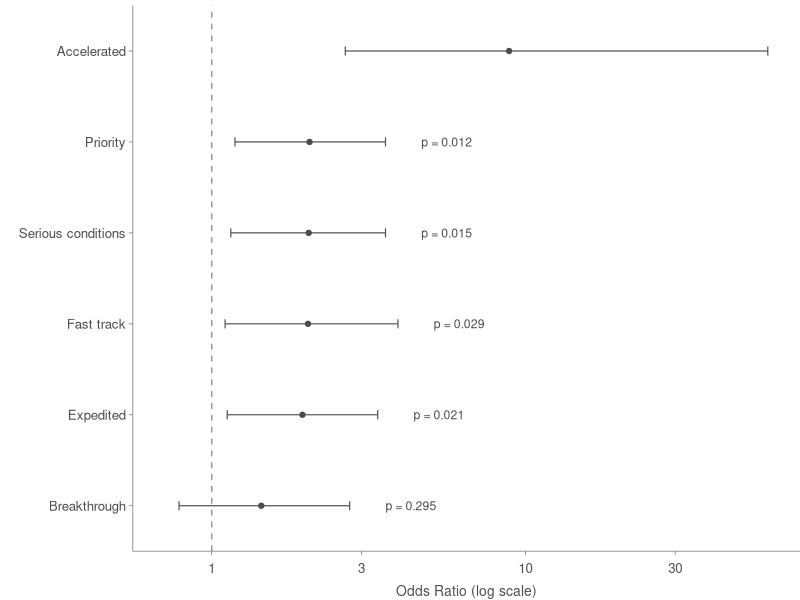

Reproduce this figure in R.
library("cowplot")
library("ggsci")
library(forcats)
library(ggplot2)
library("tidyverse")
library(epitools)
library(ggpubr)

font = "Helvetica"

data_in <- read_csv("./results/2013-2022_approvals_GE_prec_cur.csv")

data  <- subset(data_in, hasAnyGE != "NA")  

# Create boolean columns with Review status type and disease type
data$Accelerated <- grepl("A", data$reviewType)
data$Priority <- grepl("P", data$reviewType)
data$Breakthrough <- grepl("B", data$reviewType)
data$Fast_track <- grepl("F", data$reviewType)
data$Expedited <- !(grepl("^S$|^S,O$", data$reviewType))
data$Serious <- grepl("Serious", data$diseaseClass)

# Create 2x2 contingency tables with "hasAnyGE" values as rows and the review status or disease type as columns
table_data_A <- table(data$hasAnyGE, data$Accelerated)
table_data_P <- table(data$hasAnyGE, data$Priority)
table_data_B <- table(data$hasAnyGE, data$Breakthrough)
table_data_F <- table(data$hasAnyGE, data$Fast_track)
table_data_E <- table(data$hasAnyGE, data$Expedited)
table_data_Serious <- table(data$hasAnyGE, data$Serious)

# Rename 2x2 contingency tables
colnames(table_data_A) <- c("", "Accelerated")
rownames(table_data_A) <- c("no_GE", "has_GE")

colnames(table_data_P) <- c("", "Priority")
rownames(table_data_P) <- c("no_GE", "has_GE")

colnames(table_data_B) <- c("", "Breakthrough")
rownames(table_data_B) <- c("no_GE", "has_GE")

colnames(table_data_F) <- c("", "Fast track")
rownames(table_data_F) <- c("no_GE", "has_GE")

colnames(table_data_E) <- c("", "Expedited")
rownames(table_data_E) <- c("no_GE", "has_GE")

colnames(table_data_Serious) <- c("", "Serious conditions")
rownames(table_data_Serious) <- c("no_GE", "has_GE")

# # Merge 2x2 contingency tables
# list_of_matrix_to_merge <- lapply(list(
#   table_data_A, 
#   table_data_P,
#   table_data_B,
#   table_data_F,
#   table_data_E,
#   table_data_Serious), as.data.frame.matrix)
# merged_tibble <- do.call(cbind, list_of_matrix_to_merge)

# write.csv(merged_tibble, file = "./results/OR_2x2.csv", row.names = TRUE)


# Calculate odds ratios
odds_ratio_df <- function(table_data) {
  odds_ratio_result <- oddsratio(table_data)
  
  # Extract estimate, lower, and upper values
  odds_ratio_estimate <- odds_ratio_result$measure[2, 1]
  odds_ratio_lower <- odds_ratio_result$measure[2, 2]
  odds_ratio_upper <- odds_ratio_result$measure[2, 3]
  
  # Extract midp.exact, fisher.exact, and chi.square p-values
  midp_p_value <- odds_ratio_result$p.value[2, 1]
  fisher_p_value <- odds_ratio_result$p.value[2, 2]
  chi_square_p_value <- odds_ratio_result$p.value[2, 3]
  
  # Create data frame with odds ratio results
  odds_ratio_df <- data.frame(table_data = paste(rev(colnames(table_data)), collapse = ""),
                               estimate = odds_ratio_estimate,
                               lower = odds_ratio_lower,
                               upper = odds_ratio_upper,
                               midp_p_value = midp_p_value,
                               fisher_p_value = fisher_p_value,
                               chi_square_p_value = chi_square_p_value,
                               stringsAsFactors = FALSE)
  
  # Return data frame
  return(odds_ratio_df)
}

# Calculate odds ratio and extract values for each table
odds_ratio_A <- odds_ratio_df(table_data_A)
odds_ratio_P <- odds_ratio_df(table_data_P)
odds_ratio_B <- odds_ratio_df(table_data_B)
odds_ratio_F <- odds_ratio_df(table_data_F)
odds_ratio_E <- odds_ratio_df(table_data_E)
odds_ratio_SD <- odds_ratio_df(table_data_Serious)

# Combine results into one data frame
all_odds_ratios <- rbind(odds_ratio_A,
                          odds_ratio_P,
                          odds_ratio_B,
                          odds_ratio_F,
                          odds_ratio_E,
                          odds_ratio_SD)
df <- all_odds_ratios[order(all_odds_ratios$estimate), ]

# write.table(df, sep = ",", file = "./results/OR_values.csv", row.names = FALSE)

# Create a factor variable for table_data to use in the y-axis
df$table_data <- factor(df$table_data, levels = df$table_data)

# Plot ORs
OR <- ggplot(df, aes(x = estimate, y = table_data)) +
  geom_point(colour = "#4D4D4D") +
  geom_errorbarh(aes(xmin = lower, xmax = upper), linewidth = 0.4, height = 0.1, colour = "#4D4D4D") +
  geom_vline(xintercept = 1, linetype = "dashed", colour = "#4d4d4d95") +
  scale_x_log10(limits = c(0.7, 60), labels = function(x) ifelse(x > 1, round(x), x)) +
  scale_y_discrete(expand = c(0.1, 0)) +
  labs(x = "Odds Ratio (log scale)", y = "") +
  theme(axis.text.x = element_text(vjust = -0.6),
        axis.title.x = element_text(margin = margin(t = 10, r = 0, b = 0, l = 0), size = 10),
        axis.title.y = element_text(size = 10),
        panel.grid.major = element_blank(),
        panel.grid.minor = element_blank(),
        panel.background = element_rect(fill = "#ffffff", colour = NA),
        axis.line = element_line(size = 0.25, colour = "#737373"),
        axis.ticks = element_line(size = 0.25, color="#737373"),
        axis.ticks.length = unit(0.1, "cm"),
        plot.background = element_rect(fill = "#ffffff", color = NA),
        legend.position = "bottom",
        # legend.direction = "vertical",
        text=element_text(family=font, size = 12, color = "#4D4D4D"),
        plot.margin = margin(t = 4, r = 0, b = 0, l = 0)) +
geom_text(aes(label = paste0("p = ", ifelse(fisher_p_value < 0.001, format(signif(fisher_p_value, 2), scientific = TRUE), round(fisher_p_value, 3))),
              x = upper * 1.3), hjust = 0, size = 3.1, color = "#4D4D4D")
              

ggsave("./results/OR_plot.png", 
        width = 3,
        height = 3)
